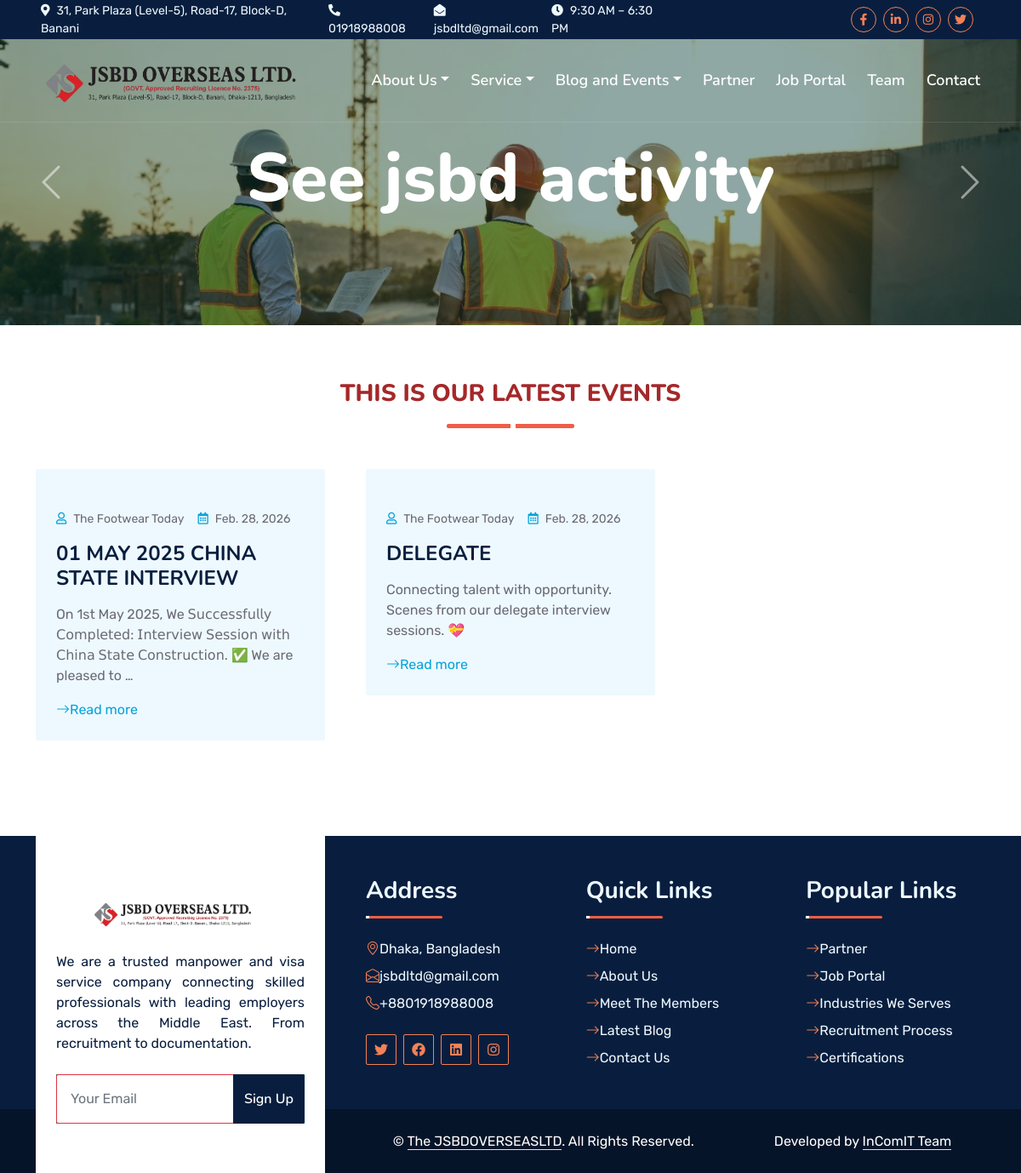
Screenshot of /event/ with the database file from the repository.
### store/models.py (models this page shows, shortened)
class Event(models.Model):
    title = models.CharField(max_length=200)
    slug = models.SlugField(max_length=220, unique=True)
    content = models.TextField()
    publication_date = models.DateField(auto_now_add=True)
    social_link = models.URLField(max_length = 200, blank=True, null=True)
    image1 = models.ImageField(upload_to='photos/events_images/', null=True, blank=True)
    image2 = models.ImageField(upload_to='photos/events_images/', null=True, blank=True)
    image3 = models.ImageField(upload_to='photos/events_images/', null=True, blank=True)
    image4 = models.ImageField(upload_to='photos/events_images/', null=True, blank=True)
    image5 = models.ImageField(upload_to='photos/events_images/', null=True, blank=True)
    image6 = models.ImageField(upload_to='photos/events_images/', null=True, blank=True)

### store/views.py (the view)
# urls.py: path('event/', views.event_list ,name='event'),
def event_list(request):
    events = Event.objects.all()
    return render(request, 'event/event.html',{'events': events})

### store/templates/event/event.html (shortened to what this page needs)
{% extends 'index.html' %} {% block body%} {% load static %}
<body>
  <div class="container-fluid position-relative p-0">
    <nav class="navbar navbar-expand-lg navbar-dark px-5 py-3 py-lg-0">
      <a href="{% url 'logo' %}" class="navbar-brand p-0">
        <h1 class="m-0">
          <img
            class="w-100"
            src="{% static 'img/logo/xlogo.png' %}"
            height="80px"
            width="100px"
            alt="Image"
          />
        </h1>
      </a>
      <div class="collapse navbar-collapse" id="navbarCollapse">
        <div class="navbar-nav ms-auto py-0">
          <div class="nav-item dropdown">
            <a
              href="#"
              class="nav-link dropdown-toggle"
              data-bs-toggle="dropdown"
              >About Us</a
            >
          </div>
          <div class="nav-item dropdown">
            <a
              href="#"
              class="nav-link dropdown-toggle"
              data-bs-toggle="dropdown"
              >Service</a
            >
          </div>
          <div class="nav-item dropdown">
            <a
              href="#"
              class="nav-link dropdown-toggle"
              data-bs-toggle="dropdown"
              >Blog and Events</a
            >
          </div>
         <a href="{% url 'parthner' %}" class="nav-item nav-link">Partner</a>
         <a href="{% url 'job_list' %}" class="nav-item nav-link">Job Portal</a>
         <a href="{% url 'leaders' %}" class="nav-item nav-link">Team</a>
         <a href="{% url 'contact' %}" class="nav-item nav-link">Contact</a>
        </div>
      </div>
    </nav>
    <div
      id="header-carousel"
      class="carousel slide carousel-fade"
      data-bs-ride="carousel"
    >
      <div class="carousel-inner">
        <div class="carousel-item active">
          <img class="w-100" src="{% static 'img/map.jpeg'%}" alt="Image" />
          <div
            class="carousel-caption d-flex flex-column align-items-center justify-content-center"
          >
            <div class="p-3" style="max-width: 900px">
              <h1 class="display-1 text-white mb-md-4 animated zoomIn">
                See jsbd activity
              </h1>
            </div>
          </div>
        </div>
      </div>
      <button
        class="carousel-control-prev"
        type="button"
        data-bs-target="#header-carousel"
        data-bs-slide="prev"
      >
        <span class="carousel-control-prev-icon" aria-hidden="true"></span>
      </button>
      <button
        class="carousel-control-next"
        type="button"
        data-bs-target="#header-carousel"
        data-bs-slide="next"
      >
        <span class="carousel-control-next-icon" aria-hidden="true"></span>
      </button>
    </div>
  </div>
  <div class="container-fluid py-3 wow fadeInUp" data-wow-delay="0.1s">
    <div class="container py-5">
      <div
        class="section-title text-center position-relative pb-3 mb-5 mx-auto"
        style="max-width: 600px"
      >
       <h3 class="fw-bold" style="color: #a4282a; text-transform: uppercase">This is our Latest events </h3>
      </div>
      <div class="row g-5">
        {% for event in events  %}
        <div class="col-lg-4 wow slideInUp" data-wow-delay="0.3s">
          <div class="blog-item bg-light rounded overflow-hidden">
            <div class="blog-img position-relative overflow-hidden">
            </div>
            <div class="p-4">
              <div class="d-flex mb-3">
                <small class="me-3"
                  ><i class="far fa-user text-primary me-2"></i>The Footwear Today</small
                >
                <small
                  ><i class="far fa-calendar-alt text-primary me-2"></i>{{event.publication_date}}</small
                >
              </div>
              <a href="{% url 'event_details' event.slug %}" class="read-more bi ">
                  <h4 class="mb-3">{{event.title}}</h4>
              </a>
              <p>{{ event.content|truncatewords:18 }}</p>
               <a href="{% url 'event_details' event.slug %}" class="read-more bi bi-arrow-right ">Read more</a>
            </div>
          </div>
        </div>
     {% endfor %}
      </div>
    </div>
  </div>
  {% endblock %}

### static/css/style.css (style rules this page uses)
:root { --primary: #f05d44; --secondary: #f05d44; --light: #f05d44; --dark: #a4282a; }
h1, h2, .fw-bold { font-weight: 800 !important; }
h3, h4, .fw-semi-bold { font-weight: 700 !important; }
.navbar-dark .navbar-nav .nav-link { font-family: 'Nunito', sans-serif; position: relative; margin-left: 25px; padding: 35px 0; color: #FFFFFF; font-size: 18px; font-weight: 600; outline: none; transition: .5s; }
.navbar-dark .navbar-brand h1 { color: #FFFFFF; }
@media (min-width: 992px) { .navbar-dark { position: absolute; width: 100%; top: 0; left: 0; border-bottom: 1px solid rgba(256, 256, 256, .1); z-index: 999; } }
@media (min-width: 992px) { .navbar-dark .navbar-nav .nav-link::before { position: absolute; content: ""; width: 0; height: 2px; bottom: -1px; left: 50%; background: var(--primary); transition: .5s; } }
.carousel-caption { top: 0; left: 0; right: 0; bottom: 0; background: rgba(9, 62, 55, .45); z-index: 1; }
.carousel-control-prev, .carousel-control-next { width: 10%; }
.carousel-control-prev-icon, .carousel-control-next-icon { width: 3rem; height: 3rem; }
.section-title::before { position: absolute; content: ""; width: 150px; height: 5px; left: 0; bottom: 0; background: var(--primary); border-radius: 2px; }
.section-title.text-center::before { left: 50%; margin-left: -75px; }
.section-title::after { position: absolute; content: ""; width: 6px; height: 5px; bottom: 0px; background: #FFFFFF; -webkit-animation: section-title-run 5s infinite linear; animation: section-title-run 5s infinite linear; }
.section-title.text-center::after { -webkit-animation: section-title-run-center 5s infinite linear; animation: section-title-run-center 5s infinite linear; }

### rows the page displays
Event: publication_date "Feb. 28, 2026", title "01 MAY 2025 CHINA STATE INTERVIEW", content "On 1st May 2025, We 𝖲𝗎𝖼𝖼𝖾𝗌𝗌𝖿𝗎𝗅𝗅𝗒 𝖢𝗈𝗆𝗉𝗅𝖾𝗍𝖾𝖽: 𝖨𝗇𝗍𝖾𝗋𝗏𝗂𝖾𝗐 𝖲𝖾𝗌𝗌𝗂𝗈𝗇 𝗐𝗂𝗍𝗁 𝖢𝗁𝗂𝗇𝖺 𝖲𝗍𝖺𝗍𝖾 𝖢𝗈𝗇𝗌𝗍𝗋𝗎𝖼𝗍𝗂𝗈𝗇. ✅ We are pleased to …"
Event: publication_date "Feb. 28, 2026", title "DELEGATE", content "Connecting talent with opportunity. Scenes from our delegate interview sessions. 💝"
